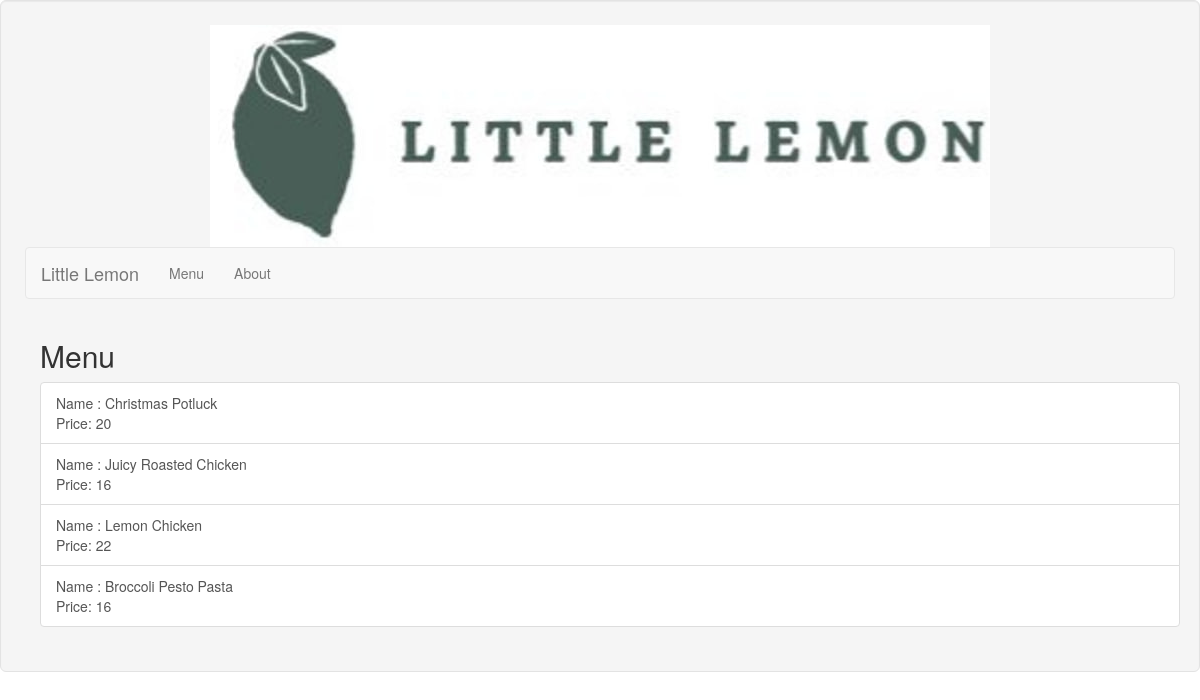
The app's page /menu/ with its own data.
### menu/models.py (models this page shows, shortened)
class Menu_i(models.Model):
    Name = models.CharField(max_length=90)
    Price = models.IntegerField()
    Discription = models.TextField()
    Img = models.FileField( upload_to='uploads/')

### menu/views.py (the view)
# urls.py: path("",views.MenuView.as_view(),name="menulist"),
class MenuView(ListView):
    model = Menu_i
    template_name = 'menu/menu_list.html'

### menu/templates/menu/menu_list.html
{% extends "menu/base.html" %}
{% load static %}
{% block content %}
{% if object_list %}
<div class="container">
    <h2>Menu</h2>
    <div class="list-group">
        {% for item in object_list  %}
      <a href="{{ item.id }}/item" class="list-group-item list-group-item-action">Name : {{  item.Name }}</br>Price: {{ item.Price }}</a>
        {% endfor %}
    </div>
</div>
{% else  %}
<p>No Item Selected.</p>
{% endif %}
{% endblock  %}

### menu/templates/menu/base.html (shortened to what this page needs)
{% load static  %}
<!DOCTYPE html>
<html lang="en">
<head>
    <link rel="stylesheet" href="https://maxcdn.bootstrapcdn.com/bootstrap/3.4.1/css/bootstrap.min.css">
</head>
<body>
    <div class="well well-lg">
    <header>
        <div class="position-absolute top-50 start-50 translate-middle text-white text-center">
            <div class=".img-rounded">
                <img src="{% static "./logo.png" %}" >
            </div>
        </div>
        <nav class="navbar navbar-default">
            <div class="container-fluid">
              <div class="navbar-header">
                <a class="navbar-brand" href="{% url "home" %}">Little Lemon</a>
              </div>
              <ul class="nav navbar-nav">
                <li><a href="{% url "menulist" %}">Menu</a></li>
                <li><a href="{% url "about" %}">About</a></li>
              </ul>
            </div>
          </nav>
    </header>
    {% block content %}{% endblock  %}
</div>
</body>
</html>

### records on screen
Menu_i: Name "Christmas Potluck", Price "20"
Menu_i: Name "Juicy Roasted Chicken", Price "16"
Menu_i: Name "Lemon Chicken", Price "22"
Menu_i: Name "Broccoli Pesto Pasta", Price "16"
